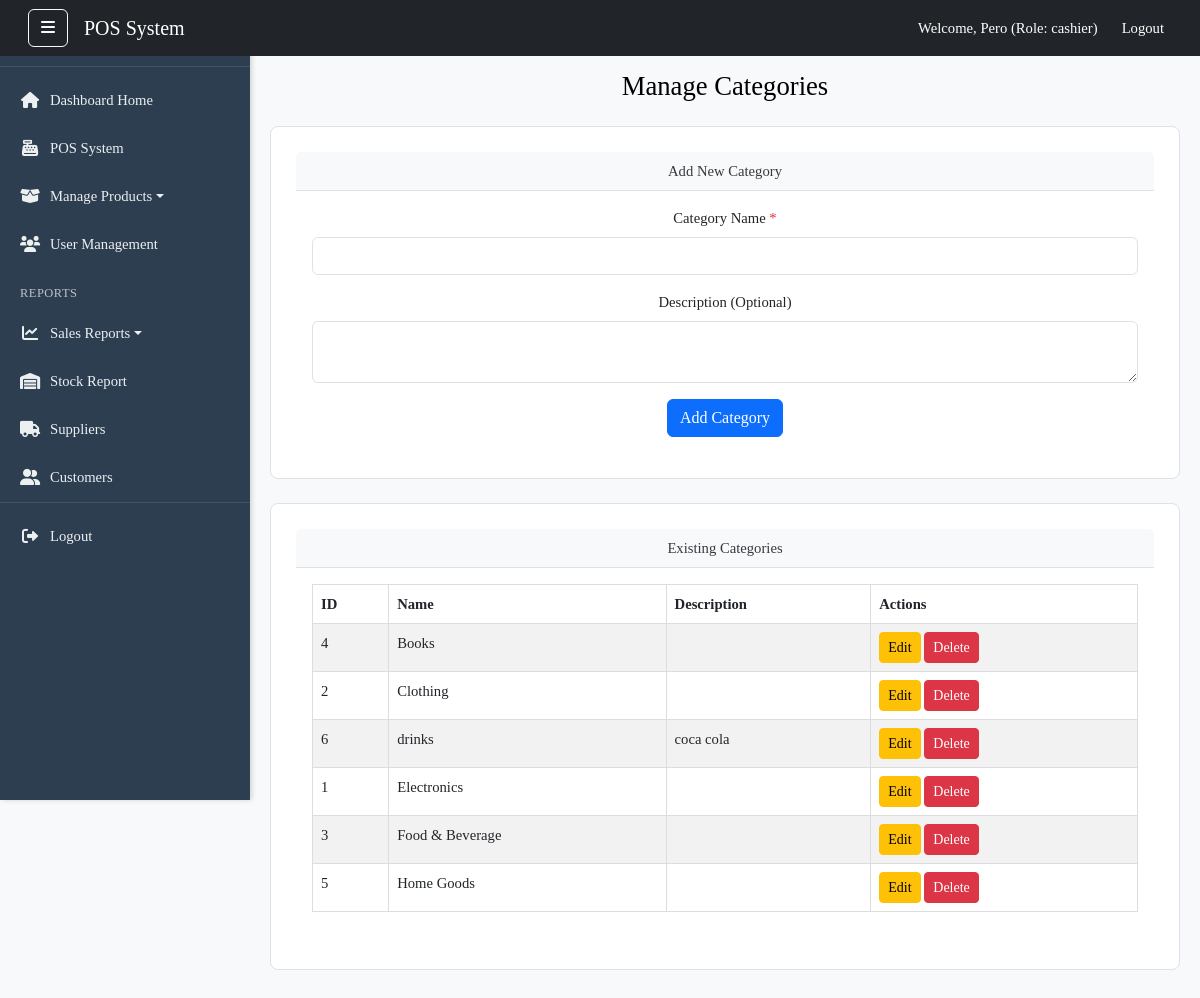
The app's page /views/categories.php (signed in) with its own data.
### tables this page shows
CREATE TABLE `categories` (
  `id` int(11) NOT NULL,
  `name` varchar(100) NOT NULL,
  `description` text DEFAULT NULL
);

### views/categories.php (the view, shortened to what this page needs)
<?php
$conn = get_db_connection();
$categories = [];
try {
    $sql = "SELECT id, name, description FROM categories ORDER BY name ASC";
    $result = $conn->query($sql);
    if ($result) {
        while ($row = $result->fetch_assoc()) {
            $categories[] = $row;
        }
    } else {
        $message = "Error fetching categories: " . $conn->error;
        $message_type = 'danger';
    }
} catch (mysqli_sql_exception $e) {
    $message = "Database error fetching categories: " . $e->getMessage();
    $message_type = 'danger';
}
include '../includes/header.php';
?>
    <div class="dashboard-wrapper">
        <?php include '../includes/sidebar.php'; ?>
        <div class="main-content" id="main-content">
            <nav class="navbar navbar-expand-lg navbar-dark bg-dark fixed-top px-3 custom-navbar-top">
                <div class="container-fluid">
                    <button id="sidebarToggleDesktop" class="btn btn-outline-light d-none d-lg-block me-3" type="button">
                        <i class="fas fa-bars"></i>
                    </button>
                    <a class="navbar-brand" href="#">POS System</a>
                    <div class="collapse navbar-collapse" id="navbarNav">
                        <ul class="navbar-nav ms-auto">
                            <li class="nav-item d-flex align-items-center">
                                <span class="nav-link text-white me-2">Welcome, <?php echo htmlspecialchars($_SESSION["username"]); ?> (Role: <?php echo htmlspecialchars($_SESSION["role"]); ?>)</span>
                            </li>
                            <li class="nav-item">
                                <a class="nav-link btn btn-danger btn-sm text-white" href="../index.php">Logout</a>
                            </li>
                        </ul>
                    </div>
                </div>
            </nav>
            <div class="container-fluid dashboard-page-content mt-5 pt-3">
                <h2 class="mb-4">Manage Categories</h2>
                <div class="card mb-4">
                    <div class="card-header">
                        Add New Category
                    </div>
                    <div class="card-body">
                        <form action="<?php echo htmlspecialchars($_SERVER["PHP_SELF"]); ?>" method="post">
                            <div class="mb-3">
                                <label for="category_name" class="form-label">Category Name <span class="text-danger">*</span></label>
                                <input type="text" name="category_name" id="category_name" class="form-control" required>
                            </div>
                            <div class="mb-3">
                                <label for="category_description" class="form-label">Description (Optional)</label>
                                <textarea name="category_description" id="category_description" class="form-control" rows="2"></textarea>
                            </div>
                            <button type="submit" class="btn btn-primary">Add Category</button>
                        </form>
                    </div>
                </div>
                <div class="card">
                    <div class="card-header">
                        Existing Categories
                    </div>
                    <div class="card-body">
                        <div class="table-responsive">
                            <table class="table table-striped table-hover">
                                <thead>
                                    <tr>
                                        <th>ID</th>
                                        <th>Name</th>
                                        <th>Description</th>
                                        <th>Actions</th>
                                    </tr>
                                </thead>
                                <tbody>
                                    <?php if (!empty($categories)): ?>
                                        <?php foreach ($categories as $cat): ?>
                                            <tr>
                                                <td><?php echo htmlspecialchars($cat['id']); ?></td>
                                                <td><?php echo htmlspecialchars($cat['name']); ?></td>
                                                <td><?php echo htmlspecialchars($cat['description']); ?></td>
                                                <td>
                                                    <button type="button" class="btn btn-sm btn-warning edit-category-btn"
                                                        data-bs-toggle="modal" data-bs-target="#editCategoryModal"
                                                        data-id="<?php echo htmlspecialchars($cat['id']); ?>"
                                                        data-name="<?php echo htmlspecialchars($cat['name']); ?>"
                                                        data-description="<?php echo htmlspecialchars($cat['description']); ?>">
                                                        Edit
                                                    </button>
                                                    <button type="button" class="btn btn-sm btn-danger delete-category-btn"
                                                        data-bs-toggle="modal" data-bs-target="#deleteCategoryModal"
                                                        data-id="<?php echo htmlspecialchars($cat['id']); ?>"
                                                        data-name="<?php echo htmlspecialchars($cat['name']); ?>">
                                                        Delete
                                                    </button>
                                                </td>
                                            </tr>
                                        <?php endforeach; ?>
                                    <?php else: ?>
                                        <tr>
                                            <td colspan="4">No categories found.</td>
                                        </tr>
                                    <?php endif; ?>
                                </tbody>
                            </table>
                        </div>
                    </div>
                </div>
            </div>
        </div>
    </div>
</body>
</html>

### public/css/style.css (style rules this page uses)
body { font-family: 'Segoe UI', Tahoma, Geneva, Verdana, sans-serif; margin: 0; padding: 0; background-color: #f0f2f5; color: #333; overflow-x: hidden; }
.dashboard-wrapper { display: flex; min-height: 100vh; }
.main-content { flex-grow: 1; background-color: #f8f9fa; transition: margin-left 0.3s ease-in-out; padding-top: 70px; padding-left: 20px; padding-right: 20px; }
.custom-navbar-top { z-index: 1030; padding-top: 0.5rem; padding-bottom: 0.5rem; }
.dashboard-page-content { padding-top: 0 !important; margin-top: 0 !important; padding-bottom: 20px; padding-left: 0; padding-right: 0; }
.dashboard-page-content h2 { margin-top: 0; margin-bottom: 1.5rem; }
.card { background-color: #fff; padding: 25px; border-radius: 8px; box-shadow: 0 4px 10px rgba(0, 0, 0, 0.08); text-align: center; transition: transform 0.2s ease-in-out; }
@media (min-width: 769px) { .main-content { padding-left: calc(250px + 20px); } }
@media (min-width: 769px) { #sidebarToggleDesktop { display: block !important; } }
body { font-family: 'Times New Roman', serif; font-size: 11pt; color: #000; }
h2 { text-align: center; margin-bottom: 20px; font-size: 20pt; }
table { width: 100%; border-collapse: collapse; margin-bottom: 20px; }
th, td { border: 1px solid #ddd; padding: 8px; text-align: left; }
thead { background-color: #f2f2f2; }
.card { border: 1px solid #dee2e6; margin-bottom: 15px; box-shadow: none !important; page-break-inside: avoid; }
.card-header { background-color: #f8f9fa; border-bottom: 1px solid #dee2e6; color: #343a40; }
table { page-break-after: auto; }
tr { page-break-inside: avoid; page-break-after: auto; }
thead { display: table-header-group; }

### records on screen
categories: id "4", name "Books"
categories: id "2", name "Clothing"
categories: id "6", name "drinks", description "coca cola"
categories: id "1", name "Electronics"
categories: id "3", name "Food & Beverage"
categories: id "5", name "Home Goods"

### other values on screen
$_SESSION["username"] "Pero"
$_SESSION["role"] "cashier"
